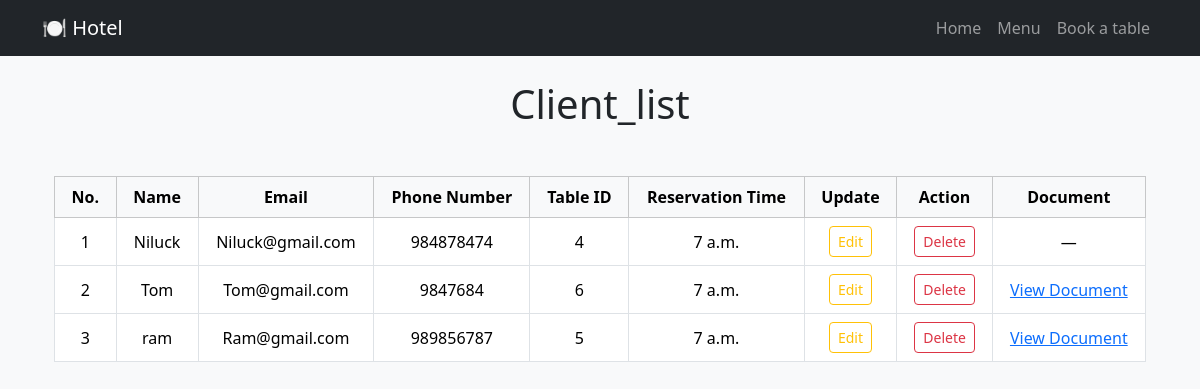
The app's page /clients with its own data.
### Hotel/models.py (models this page shows)
class Client(models.Model):
    name=models.CharField(max_length=100)
    phone_number = models.CharField(max_length=20)
    table=models.IntegerField()
    email=models.EmailField(max_length=300)
    reservation_time=models.TimeField()
    document=models.FileField(upload_to="documents/", blank=True)

### Hotel/views.py (the view)
# urls.py: path("clients",list_client,name="client"),
def list_client(request):
    clients=Client.objects.all()
    context={
        'header':'Client_list',
        'title':'Clients',
        "Client":clients
    }
    return render(request, "Hotel/list_client.html",context)

### Hotel/templates/Hotel/list_client.html (shortened to what this page needs)
{% extends 'Hotel/base.html' %}
{% block content %}
<div class="container my-5">
  <table class="table table-bordered table-hover text-center align-middle">
    <thead class="table-light">
      <tr>
        <th class="px-3 py-2">No.</th>
        <th class="px-3 py-2">Name</th>
        <th class="px-3 py-2">Email</th>
        <th class="px-3 py-2">Phone Number</th>
        <th class="px-3 py-2">Table ID</th>
        <th class="px-3 py-2">Reservation Time</th>
        <th class="px-3 py-2">Update</th>
        <th class="px-3 py-2">Action</th>
        <th class="px-3 py-2">Document</th>
      </tr>
    </thead>
    <tbody>
      {% for client in Client %}
      <tr>
        <td class="px-3 py-2">{{ forloop.counter }}</td>
        <td class="px-3 py-2">{{ client.name }}</td>
        <td class="px-3 py-2">{{ client.email }}</td>
        <td class="px-3 py-2">{{ client.phone_number }}</td>
        <td class="px-3 py-2">{{ client.table }}</td>
        <td class="px-3 py-2">{{ client.reservation_time }}</td>
        <td><a href="{% url 'edit_client' Hotel_id=client.id %}" class="btn btn-sm btn-outline-warning">Edit</a></td>
        <td class="px-3 py-2">
          <button type="button" class="btn btn-sm btn-outline-danger"
                  data-bs-toggle="modal"
                  data-bs-target="#deleteModal{{ forloop.counter }}">
            Delete
          </button>
          <div class="modal fade" id="deleteModal{{ forloop.counter }}" tabindex="-1" aria-hidden="true">
            <div class="modal-dialog modal-dialog-centered">
              <td class="px-3 py-2">
  {% if client.document %}
    <a href="{{ client.document.url }}" target="_blank">View Document</a>
  {% else %}
    —
  {% endif %}
</td>
            </div>
          </div>
        </td>
      </tr>
      {% endfor %}
    </tbody>
  </table>
</div>
{% endblock %}

### Hotel/templates/Hotel/base.html (shortened to what this page needs)
<!DOCTYPE html>
<html lang="en">
<head>
    <link href="https://cdn.jsdelivr.net/npm/bootstrap@5.3.3/dist/css/bootstrap.min.css" rel="stylesheet">
</head>
<body class="bg-light">
    <nav class="navbar navbar-expand-lg navbar-dark bg-dark">
        <div class="container">
            <a class="navbar-brand" href="{% url 'home' %}">🍽️ Hotel</a>
            <div class="collapse navbar-collapse" id="nav">
                <ul class="navbar-nav ms-auto">
                    <li class="nav-item"><a class="nav-link" href="{% url 'home' %}">Home</a></li>
                    <li class="nav-item"><a class="nav-link" href="{% url 'menu' %}">Menu</a></li>
                    <li class="nav-item"><a class="nav-link" href="{% url 'book_table' %}">Book a table</a></li>
                </ul>
            </div>
        </div>
    </nav>
    <div class="container mt-4">
        <h1 class="text-center mb-4">{{ header }}</h1>
        {% block content %}
        {% endblock %}
    </div>
</body>
</html>

### records on screen
Client: name "Niluck", email "Niluck@gmail.com", phone_number "984878474", table "4", reservation_time "7 a.m."
Client: name "Tom", email "Tom@gmail.com", phone_number "9847684", table "6", reservation_time "7 a.m."
Client: name "ram", email "Ram@gmail.com", phone_number "989856787", table "5", reservation_time "7 a.m."

### other values on screen
{{ header }} "Client_list"
